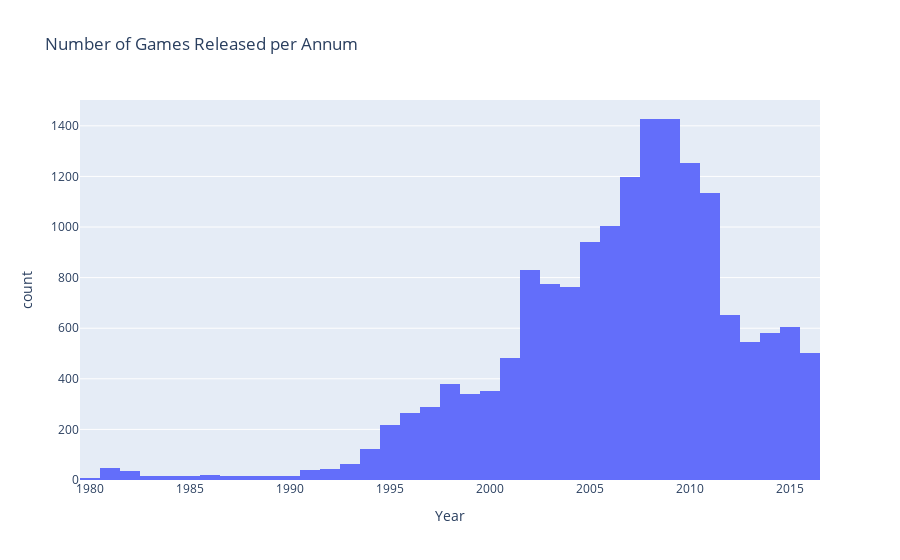

The code cell stored with this chart in its notebook:
### Markdown cell above
# Exploratory Data Analysis

With the data clean, we can now being our analysis. I will look to answer the following questions about the data:

1. Look at how many games were released in different years. Is the data for every period significant?
2. Look at how sales varied from platform to platform. Choose the platforms with the greatest total sales and build a distribution based on data for each year. Find platforms that used to be popular but now have zero sales. How long does it generally take for new platforms to appear and old ones to fade?
3. Determine what period you should take data for**.** To do so, look at your answers to the previous questions. The data should allow you to build a prognosis for 2017.
4. Work only with the data that you've decided is relevant. Disregard the data for previous years.
5. Which platforms are leading in sales? Which ones are growing or shrinking? Select several potentially profitable platforms.
6. Build a box plot for the global sales of all games, broken down by platform. Are the differences in sales significant? What about average sales on various platforms? Describe your findings.
7. Take a look at how user and professional reviews affect sales for one popular platform (you choose). Build a scatter plot and calculate the correlation between reviews and sales. Draw conclusions.
8. Keeping your conclusions in mind, compare the sales of the same games on other platforms.
9. Take a look at the general distribution of games by genre. What can we say about the most profitable genres? Can you generalize about genres with high and low sales?

### Code cell
# plotting distribution of game releases per year

annual_releases = px.histogram(df, x='year_of_release',
                               title='Number of Games Released per Annum',
                               labels={'year_of_release': 'Year'})
annual_releases.show()

### Figure 1 — Plotly figure (JSON) as saved in the notebook; plotly's stock layout.template omitted (floating-point values rounded to 4 significant figures; data arrays with more than 128 entries replaced by an {"elided": "..."} marker saying what was removed)
{"data": [{"alignmentgroup": "True", "bingroup": "x", "hovertemplate": "Year=%{x}<br>count=%{y}<extra></extra>", "legendgroup": "", "marker": {"color": "#636efa", "pattern": {"shape": ""}}, "name": "", "offsetgroup": "", "orientation": "v", "showlegend": false, "type": "histogram", "x": {"elided": "16715 int values"}, "xaxis": "x", "yaxis": "y"}], "layout": {"barmode": "relative", "legend": {"tracegroupgap": 0}, "title": {"text": "Number of Games Released per Annum"}, "xaxis": {"anchor": "y", "domain": [0, 1], "title": {"text": "Year"}}, "yaxis": {"anchor": "x", "domain": [0, 1], "title": {"text": "count"}}}}
